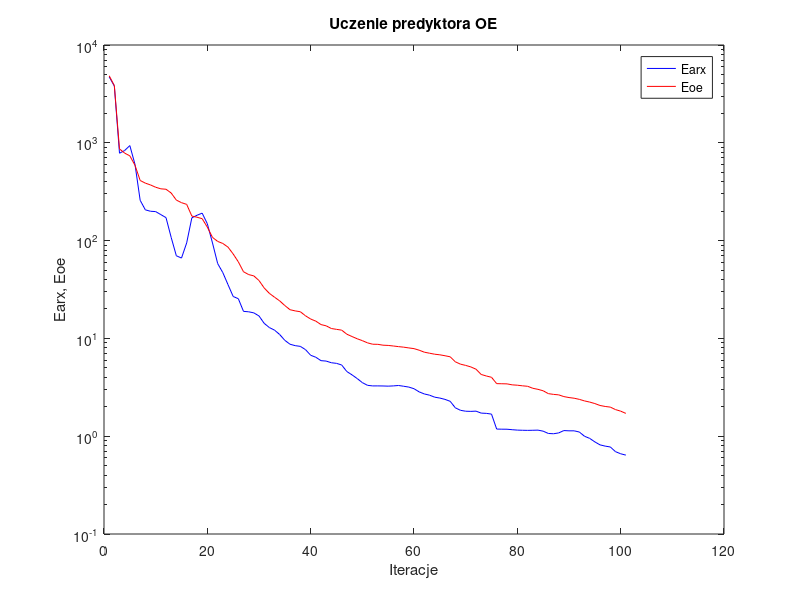
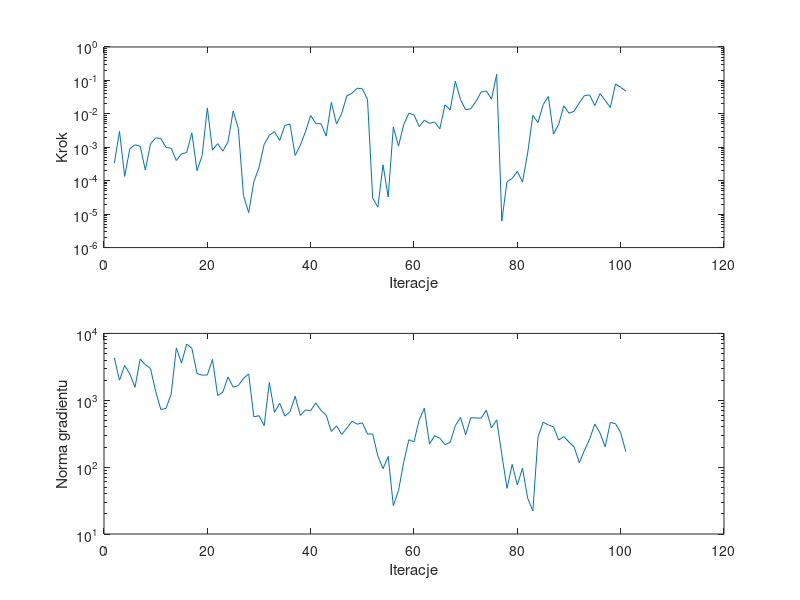

The MATLAB source for these figures, in order:
%uczenie predyktora oe
clear all;
n=0; farx(n+1)=4.727514e+003; foe(n+1)=4.846120e+003; wspucz(n+1)=0.000000e+000; ng(n+1)=0.000000e+000;
%odnowa zmiennej metryki
n=1; farx(n+1)=3.807602e+003; foe(n+1)=3.849575e+003; krok(n+1)=3.375449e-004; ng(n+1)=4.313540e+003;
n=2; farx(n+1)=7.824254e+002; foe(n+1)=8.661032e+002; krok(n+1)=2.973498e-003; ng(n+1)=1.992003e+003;
n=3; farx(n+1)=8.343125e+002; foe(n+1)=7.841337e+002; krok(n+1)=1.351245e-004; ng(n+1)=3.312559e+003;
n=4; farx(n+1)=9.370218e+002; foe(n+1)=7.355675e+002; krok(n+1)=9.053002e-004; ng(n+1)=2.481307e+003;
n=5; farx(n+1)=6.008915e+002; foe(n+1)=5.886989e+002; krok(n+1)=1.184603e-003; ng(n+1)=1.563478e+003;
n=6; farx(n+1)=2.582361e+002; foe(n+1)=4.117891e+002; krok(n+1)=1.081070e-003; ng(n+1)=4.130732e+003;
n=7; farx(n+1)=2.062965e+002; foe(n+1)=3.869798e+002; krok(n+1)=2.084136e-004; ng(n+1)=3.409310e+003;
n=8; farx(n+1)=1.995200e+002; foe(n+1)=3.707551e+002; krok(n+1)=1.265228e-003; ng(n+1)=2.981708e+003;
n=9; farx(n+1)=1.979773e+002; foe(n+1)=3.512177e+002; krok(n+1)=1.909306e-003; ng(n+1)=1.360624e+003;
n=10; farx(n+1)=1.843566e+002; foe(n+1)=3.384474e+002; krok(n+1)=1.835515e-003; ng(n+1)=7.272511e+002;
n=11; farx(n+1)=1.718302e+002; foe(n+1)=3.350709e+002; krok(n+1)=9.915259e-004; ng(n+1)=7.552797e+002;
n=12; farx(n+1)=1.078672e+002; foe(n+1)=3.067284e+002; krok(n+1)=9.352282e-004; ng(n+1)=1.239569e+003;
n=13; farx(n+1)=6.998987e+001; foe(n+1)=2.595757e+002; krok(n+1)=4.015818e-004; ng(n+1)=6.063941e+003;
n=14; farx(n+1)=6.629737e+001; foe(n+1)=2.442580e+002; krok(n+1)=6.404268e-004; ng(n+1)=3.591945e+003;
n=15; farx(n+1)=9.473856e+001; foe(n+1)=2.347174e+002; krok(n+1)=6.946998e-004; ng(n+1)=6.912973e+003;
n=16; farx(n+1)=1.708749e+002; foe(n+1)=1.781634e+002; krok(n+1)=2.707062e-003; ng(n+1)=5.997003e+003;
n=17; farx(n+1)=1.816223e+002; foe(n+1)=1.733841e+002; krok(n+1)=1.999410e-004; ng(n+1)=2.507500e+003;
n=18; farx(n+1)=1.908763e+002; foe(n+1)=1.675301e+002; krok(n+1)=5.704577e-004; ng(n+1)=2.374239e+003;
n=19; farx(n+1)=1.486196e+002; foe(n+1)=1.372234e+002; krok(n+1)=1.501192e-002; ng(n+1)=2.390783e+003;
n=20; farx(n+1)=9.452664e+001; foe(n+1)=1.078846e+002; krok(n+1)=8.259539e-004; ng(n+1)=4.079974e+003;
n=21; farx(n+1)=5.822604e+001; foe(n+1)=9.811881e+001; krok(n+1)=1.284363e-003; ng(n+1)=1.177005e+003;
n=22; farx(n+1)=4.703210e+001; foe(n+1)=9.345744e+001; krok(n+1)=7.648589e-004; ng(n+1)=1.325915e+003;
n=23; farx(n+1)=3.544924e+001; foe(n+1)=8.576600e+001; krok(n+1)=1.441974e-003; ng(n+1)=2.231410e+003;
n=24; farx(n+1)=2.683885e+001; foe(n+1)=7.302660e+001; krok(n+1)=1.213054e-002; ng(n+1)=1.569532e+003;
n=25; farx(n+1)=2.545123e+001; foe(n+1)=6.062251e+001; krok(n+1)=3.660956e-003; ng(n+1)=1.662220e+003;
%odnowa zmiennej metryki
n=26; farx(n+1)=1.889875e+001; foe(n+1)=4.803643e+001; krok(n+1)=3.584012e-005; ng(n+1)=2.123940e+003;
n=27; farx(n+1)=1.870971e+001; foe(n+1)=4.493401e+001; krok(n+1)=1.115447e-005; ng(n+1)=2.477198e+003;
n=28; farx(n+1)=1.823984e+001; foe(n+1)=4.357019e+001; krok(n+1)=9.371042e-005; ng(n+1)=5.641986e+002;
n=29; farx(n+1)=1.696190e+001; foe(n+1)=3.905333e+001; krok(n+1)=2.463545e-004; ng(n+1)=5.881272e+002;
n=30; farx(n+1)=1.426093e+001; foe(n+1)=3.281794e+001; krok(n+1)=1.227122e-003; ng(n+1)=4.181106e+002;
n=31; farx(n+1)=1.291348e+001; foe(n+1)=2.888980e+001; krok(n+1)=2.287557e-003; ng(n+1)=1.842344e+003;
n=32; farx(n+1)=1.215647e+001; foe(n+1)=2.639340e+001; krok(n+1)=2.957764e-003; ng(n+1)=6.603287e+002;
n=33; farx(n+1)=1.096112e+001; foe(n+1)=2.419466e+001; krok(n+1)=1.597633e-003; ng(n+1)=9.042028e+002;
n=34; farx(n+1)=9.552025e+000; foe(n+1)=2.167338e+001; krok(n+1)=4.508154e-003; ng(n+1)=5.807499e+002;
n=35; farx(n+1)=8.718194e+000; foe(n+1)=1.965101e+001; krok(n+1)=4.964322e-003; ng(n+1)=6.722400e+002;
n=36; farx(n+1)=8.432431e+000; foe(n+1)=1.911282e+001; krok(n+1)=5.704577e-004; ng(n+1)=1.146815e+003;
n=37; farx(n+1)=8.288514e+000; foe(n+1)=1.873418e+001; krok(n+1)=1.166078e-003; ng(n+1)=5.925240e+002;
n=38; farx(n+1)=7.676805e+000; foe(n+1)=1.702843e+001; krok(n+1)=2.929274e-003; ng(n+1)=7.160164e+002;
n=39; farx(n+1)=6.724669e+000; foe(n+1)=1.577769e+001; krok(n+1)=8.948804e-003; ng(n+1)=6.985874e+002;
n=40; farx(n+1)=6.414239e+000; foe(n+1)=1.500925e+001; krok(n+1)=5.119766e-003; ng(n+1)=9.140554e+002;
n=41; farx(n+1)=5.921998e+000; foe(n+1)=1.384612e+001; krok(n+1)=5.062842e-003; ng(n+1)=7.041847e+002;
n=42; farx(n+1)=5.863394e+000; foe(n+1)=1.344564e+001; krok(n+1)=2.156451e-003; ng(n+1)=5.974767e+002;
n=43; farx(n+1)=5.638837e+000; foe(n+1)=1.262324e+001; krok(n+1)=2.219272e-002; ng(n+1)=3.412938e+002;
n=44; farx(n+1)=5.557764e+000; foe(n+1)=1.237378e+001; krok(n+1)=4.974973e-003; ng(n+1)=4.140438e+002;
n=45; farx(n+1)=5.349616e+000; foe(n+1)=1.215007e+001; krok(n+1)=1.021537e-002; ng(n+1)=3.087095e+002;
n=46; farx(n+1)=4.581896e+000; foe(n+1)=1.103848e+001; krok(n+1)=3.459424e-002; ng(n+1)=3.829828e+002;
n=47; farx(n+1)=4.239026e+000; foe(n+1)=1.045146e+001; krok(n+1)=4.134280e-002; ng(n+1)=4.865592e+002;
n=48; farx(n+1)=3.887388e+000; foe(n+1)=9.918205e+000; krok(n+1)=5.851700e-002; ng(n+1)=4.388846e+002;
n=49; farx(n+1)=3.531688e+000; foe(n+1)=9.487123e+000; krok(n+1)=5.625683e-002; ng(n+1)=4.597980e+002;
n=50; farx(n+1)=3.312922e+000; foe(n+1)=9.005142e+000; krok(n+1)=2.698544e-002; ng(n+1)=3.131154e+002;
%odnowa zmiennej metryki
n=51; farx(n+1)=3.267536e+000; foe(n+1)=8.719212e+000; krok(n+1)=3.048993e-005; ng(n+1)=3.133037e+002;
n=52; farx(n+1)=3.268902e+000; foe(n+1)=8.698916e+000; krok(n+1)=1.611741e-005; ng(n+1)=1.471581e+002;
n=53; farx(n+1)=3.262875e+000; foe(n+1)=8.523462e+000; krok(n+1)=2.976422e-004; ng(n+1)=9.480490e+001;
n=54; farx(n+1)=3.249537e+000; foe(n+1)=8.476475e+000; krok(n+1)=3.268967e-005; ng(n+1)=1.444476e+002;
n=55; farx(n+1)=3.268450e+000; foe(n+1)=8.363453e+000; krok(n+1)=4.011567e-003; ng(n+1)=2.653069e+001;
n=56; farx(n+1)=3.300369e+000; foe(n+1)=8.240345e+000; krok(n+1)=1.085320e-003; ng(n+1)=4.455448e+001;
n=57; farx(n+1)=3.241673e+000; foe(n+1)=8.136149e+000; krok(n+1)=4.743099e-003; ng(n+1)=1.179423e+002;
n=58; farx(n+1)=3.178764e+000; foe(n+1)=7.991802e+000; krok(n+1)=1.040137e-002; ng(n+1)=2.569662e+002;
n=59; farx(n+1)=3.058523e+000; foe(n+1)=7.860199e+000; krok(n+1)=9.335866e-003; ng(n+1)=2.395711e+002;
n=60; farx(n+1)=2.839341e+000; foe(n+1)=7.575545e+000; krok(n+1)=4.150488e-003; ng(n+1)=5.081072e+002;
n=61; farx(n+1)=2.704189e+000; foe(n+1)=7.228877e+000; krok(n+1)=6.480489e-003; ng(n+1)=7.601315e+002;
n=62; farx(n+1)=2.628102e+000; foe(n+1)=7.056551e+000; krok(n+1)=5.173682e-003; ng(n+1)=2.215742e+002;
n=63; farx(n+1)=2.507146e+000; foe(n+1)=6.892833e+000; krok(n+1)=5.699196e-003; ng(n+1)=2.951308e+002;
n=64; farx(n+1)=2.454637e+000; foe(n+1)=6.796352e+000; krok(n+1)=3.568597e-003; ng(n+1)=2.700830e+002;
n=65; farx(n+1)=2.379478e+000; foe(n+1)=6.648230e+000; krok(n+1)=1.863402e-002; ng(n+1)=2.169774e+002;
n=66; farx(n+1)=2.274235e+000; foe(n+1)=6.485286e+000; krok(n+1)=1.308935e-002; ng(n+1)=2.347838e+002;
n=67; farx(n+1)=1.950894e+000; foe(n+1)=5.761545e+000; krok(n+1)=9.464413e-002; ng(n+1)=4.176136e+002;
n=68; farx(n+1)=1.839595e+000; foe(n+1)=5.452112e+000; krok(n+1)=2.667694e-002; ng(n+1)=5.548923e+002;
n=69; farx(n+1)=1.800602e+000; foe(n+1)=5.296167e+000; krok(n+1)=1.321526e-002; ng(n+1)=3.060304e+002;
n=70; farx(n+1)=1.794039e+000; foe(n+1)=5.109939e+000; krok(n+1)=1.429000e-002; ng(n+1)=5.489658e+002;
n=71; farx(n+1)=1.804336e+000; foe(n+1)=4.842825e+000; krok(n+1)=2.362755e-002; ng(n+1)=5.433011e+002;
n=72; farx(n+1)=1.722421e+000; foe(n+1)=4.278866e+000; krok(n+1)=4.523999e-002; ng(n+1)=5.397613e+002;
n=73; farx(n+1)=1.712042e+000; foe(n+1)=4.126935e+000; krok(n+1)=4.828142e-002; ng(n+1)=7.098379e+002;
n=74; farx(n+1)=1.682607e+000; foe(n+1)=4.004358e+000; krok(n+1)=2.762153e-002; ng(n+1)=3.851668e+002;
n=75; farx(n+1)=1.183157e+000; foe(n+1)=3.447324e+000; krok(n+1)=1.525346e-001; ng(n+1)=5.093211e+002;
%odnowa zmiennej metryki
n=76; farx(n+1)=1.179676e+000; foe(n+1)=3.438349e+000; krok(n+1)=6.232633e-006; ng(n+1)=1.533917e+002;
n=77; farx(n+1)=1.178590e+000; foe(n+1)=3.428389e+000; krok(n+1)=9.346411e-005; ng(n+1)=4.816958e+001;
n=78; farx(n+1)=1.165392e+000; foe(n+1)=3.350453e+000; krok(n+1)=1.168734e-004; ng(n+1)=1.097811e+002;
n=79; farx(n+1)=1.154451e+000; foe(n+1)=3.322292e+000; krok(n+1)=1.906434e-004; ng(n+1)=5.421586e+001;
n=80; farx(n+1)=1.149952e+000; foe(n+1)=3.274889e+000; krok(n+1)=9.144347e-005; ng(n+1)=9.630474e+001;
n=81; farx(n+1)=1.147327e+000; foe(n+1)=3.238288e+000; krok(n+1)=6.791933e-004; ng(n+1)=3.423947e+001;
n=82; farx(n+1)=1.149954e+000; foe(n+1)=3.089487e+000; krok(n+1)=9.030211e-003; ng(n+1)=2.212107e+001;
n=83; farx(n+1)=1.153907e+000; foe(n+1)=3.013964e+000; krok(n+1)=5.478088e-003; ng(n+1)=2.809455e+002;
n=84; farx(n+1)=1.125507e+000; foe(n+1)=2.913743e+000; krok(n+1)=1.893212e-002; ng(n+1)=4.694603e+002;
n=85; farx(n+1)=1.066696e+000; foe(n+1)=2.724056e+000; krok(n+1)=3.300845e-002; ng(n+1)=4.272789e+002;
n=86; farx(n+1)=1.059498e+000; foe(n+1)=2.676725e+000; krok(n+1)=2.488900e-003; ng(n+1)=4.008840e+002;
n=87; farx(n+1)=1.080373e+000; foe(n+1)=2.647462e+000; krok(n+1)=4.853566e-003; ng(n+1)=2.543555e+002;
n=88; farx(n+1)=1.141951e+000; foe(n+1)=2.541530e+000; krok(n+1)=1.748904e-002; ng(n+1)=2.859726e+002;
n=89; farx(n+1)=1.134962e+000; foe(n+1)=2.484235e+000; krok(n+1)=1.042882e-002; ng(n+1)=2.369231e+002;
n=90; farx(n+1)=1.134913e+000; foe(n+1)=2.445230e+000; krok(n+1)=1.199493e-002; ng(n+1)=1.994553e+002;
n=91; farx(n+1)=1.103428e+000; foe(n+1)=2.380347e+000; krok(n+1)=2.142359e-002; ng(n+1)=1.163757e+002;
n=92; farx(n+1)=9.988705e-001; foe(n+1)=2.295577e+000; krok(n+1)=3.542231e-002; ng(n+1)=1.790277e+002;
n=93; farx(n+1)=9.501238e-001; foe(n+1)=2.233453e+000; krok(n+1)=3.663180e-002; ng(n+1)=2.640977e+002;
n=94; farx(n+1)=8.747914e-001; foe(n+1)=2.156739e+000; krok(n+1)=1.767909e-002; ng(n+1)=4.407884e+002;
n=95; farx(n+1)=8.155344e-001; foe(n+1)=2.061697e+000; krok(n+1)=4.030924e-002; ng(n+1)=3.235425e+002;
n=96; farx(n+1)=7.919520e-001; foe(n+1)=2.014488e+000; krok(n+1)=2.513448e-002; ng(n+1)=2.009509e+002;
n=97; farx(n+1)=7.759469e-001; foe(n+1)=1.983618e+000; krok(n+1)=1.548285e-002; ng(n+1)=4.662704e+002;
n=98; farx(n+1)=6.947892e-001; foe(n+1)=1.870946e+000; krok(n+1)=7.853583e-002; ng(n+1)=4.463964e+002;
n=99; farx(n+1)=6.613530e-001; foe(n+1)=1.803584e+000; krok(n+1)=6.240867e-002; ng(n+1)=3.269602e+002;
n=100; farx(n+1)=6.404966e-001; foe(n+1)=1.710817e+000; krok(n+1)=4.828142e-002; ng(n+1)=1.700856e+002;

figure; semilogy(farx,'b'); hold on; semilogy(foe,'r'); xlabel('Iteracje'); ylabel('Earx, Eoe'); legend('Earx','Eoe'); title('Uczenie predyktora OE');
figure; subplot(2,1,1); semilogy(krok); xlabel('Iteracje'); ylabel('Krok');
subplot(2,1,2); semilogy(ng); xlabel('Iteracje'); ylabel('Norma gradientu');
Earx=farx(n+1)
Eoe=foe(n+1)
